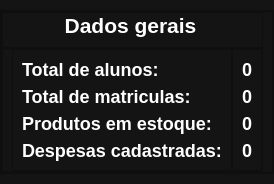
                 <widget class="QWidget" name="dados_gerais">
                  <property name="font">
                   <font/>
                  </property>
                  <property name="styleSheet">
                   <string notr="true">background-color: rgb(20, 20, 20);</string>
                  </property>
                  <attribute name="title">
                   <string>Tab 1</string>
                  </attribute>
                  <layout class="QHBoxLayout" name="horizontalLayout_9">
                   <property name="spacing">
                    <number>0</number>
                   </property>
                   <property name="leftMargin">
                    <number>0</number>
                   </property>
                   <property name="topMargin">
                    <number>10</number>
                   </property>
                   <property name="rightMargin">
                    <number>0</number>
                   </property>
                   <property name="bottomMargin">
                    <number>10</number>
                   </property>
                   <item>
                    <widget class="QFrame" name="frame_12">
                     <property name="font">
                      <font>
                       <pointsize>10</pointsize>
                      </font>
                     </property>
                     <property name="styleSheet">
                      <string notr="true">background-color: rgb(20, 20, 20);</string>
                     </property>
                     <property name="frameShape">
                      <enum>QFrame::StyledPanel</enum>
                     </property>
                     <property name="frameShadow">
                      <enum>QFrame::Raised</enum>
                     </property>
                     <layout class="QHBoxLayout" name="horizontalLayout_10">
                      <property name="spacing">
                       <number>0</number>
                      </property>
                      <property name="leftMargin">
                       <number>0</number>
                      </property>
                      <property name="topMargin">
                       <number>0</number>
                      </property>
                      <property name="rightMargin">
                       <number>0</number>
                      </property>
                      <property name="bottomMargin">
                       <number>0</number>
                      </property>
                      <item>
                       <widget class="QFrame" name="frame_14">
                        <property name="maximumSize">
                         <size>
                          <width>550</width>
                          <height>900</height>
                         </size>
                        </property>
                        <property name="styleSheet">
                         <string notr="true">background-color: rgb(20, 20, 20);</string>
                        </property>
                        <property name="frameShape">
                         <enum>QFrame::StyledPanel</enum>
                        </property>
                        <property name="frameShadow">
                         <enum>QFrame::Raised</enum>
                        </property>
                        <layout class="QVBoxLayout" name="verticalLayout_5">
                         <property name="spacing">
                          <number>0</number>
                         </property>
                         <property name="leftMargin">
                          <number>0</number>
                         </property>
                         <property name="topMargin">
                          <number>0</number>
                         </property>
                         <property name="bottomMargin">
                          <number>0</number>
                         </property>
                         <item>
                          <widget class="QFrame" name="frame_15">
                           <property name="maximumSize">
                            <size>
                             <width>6545645</width>
                             <height>41</height>
                            </size>
                           </property>
                           <property name="frameShape">
                            <enum>QFrame::StyledPanel</enum>
                           </property>
                           <property name="frameShadow">
                            <enum>QFrame::Raised</enum>
                           </property>
                           <layout class="QVBoxLayout" name="verticalLayout_6">
                            <property name="leftMargin">
                             <number>5</number>
                            </property>
                            <property name="topMargin">
                             <number>0</number>
                            </property>
                            <item>
                             <widget class="QLabel" name="label_3">
                              <property name="maximumSize">
                               <size>
                                <width>16777215</width>
                                <height>35</height>
                               </size>
                              </property>
                              <property name="font">
                               <font>
                                <family>Segoe UI</family>
                                <weight>75</weight>
                                <bold>true</bold>
                               </font>
                              </property>
                              <property name="styleSheet">
                               <string notr="true">color:#ffffff;
font-weight:bold;</string>
                              </property>
                              <property name="text">
                               <string>&lt;html&gt;&lt;head/&gt;&lt;body&gt;&lt;p&gt;&lt;span style=&quot; font-size:16pt;&quot;&gt;Dados gerais&lt;/span&gt;&lt;/p&gt;&lt;/body&gt;&lt;/html&gt;</string>
                              </property>
                              <property name="alignment">
                               <set>Qt::AlignCenter</set>
                              </property>
                             </widget>
                            </item>
                           </layout>
                          </widget>
                         </item>
                         <item>
                          <widget class="QFrame" name="frame_16">
                           <property name="frameShape">
                            <enum>QFrame::StyledPanel</enum>
                           </property>
                           <property name="frameShadow">
                            <enum>QFrame::Raised</enum>
                           </property>
                           <layout class="QHBoxLayout" name="horizontalLayout_11">
                            <property name="spacing">
                             <number>0</number>
                            </property>
                            <property name="topMargin">
                             <number>0</number>
                            </property>
                            <property name="rightMargin">
                             <number>0</number>
                            </property>
                            <property name="bottomMargin">
                             <number>0</number>
                            </property>
                            <item>
                             <widget class="QFrame" name="frame_18">
                              <property name="minimumSize">
                               <size>
                                <width>0</width>
                                <height>50</height>
                               </size>
                              </property>
                              <property name="maximumSize">
                               <size>
                                <width>250</width>
                                <height>16777215</height>
                               </size>
                              </property>
                              <property name="sizeIncrement">
                               <size>
                                <width>0</width>
                                <height>0</height>
                               </size>
                              </property>
                              <property name="font">
                               <font>
                                <pointsize>12</pointsize>
                               </font>
                              </property>
                              <property name="styleSheet">
                               <string notr="true"/>
                              </property>
                              <property name="frameShape">
                               <enum>QFrame::StyledPanel</enum>
                              </property>
                              <property name="frameShadow">
                               <enum>QFrame::Raised</enum>
                              </property>
                              <layout class="QVBoxLayout" name="verticalLayout_7">
                               <item>
                                <widget class="QLabel" name="label_4">
                                 <property name="minimumSize">
                                  <size>
                                   <width>0</width>
                                   <height>15</height>
                                  </size>
                                 </property>
                                 <property name="font">
                                  <font>
                                   <pointsize>-1</pointsize>
                                   <weight>75</weight>
                                   <bold>true</bold>
                                  </font>
                                 </property>
                                 <property name="styleSheet">
                                  <string notr="true">font-weight:bold;
color:#ffffff;
font-size:18px;</string>
                                 </property>
                                 <property name="text">
                                  <string>Total de alunos:</string>
                                 </property>
                                </widget>
                               </item>
                               <item>
                                <widget class="QLabel" name="label_6">
                                 <property name="minimumSize">
                                  <size>
                                   <width>0</width>
                                   <height>15</height>
                                  </size>
                                 </property>
                                 <property name="font">
                                  <font>
                                   <pointsize>-1</pointsize>
                                   <weight>75</weight>
                                   <bold>true</bold>
                                  </font>
                                 </property>
                                 <property name="styleSheet">
                                  <string notr="true">font-weight:bold;
color:#ffffff;
font-size:18px;</string>
                                 </property>
                                 <property name="text">
                                  <string>Total de matriculas:</string>
                                 </property>
                                </widget>
                               </item>
                               <item>
                                <widget class="QLabel" name="label_5">
                                 <property name="minimumSize">
                                  <size>
                                   <width>0</width>
                                   <height>18</height>
                                  </size>
                                 </property>
                                 <property name="font">
                                  <font>
                                   <pointsize>-1</pointsize>
                                   <weight>75</weight>
                                   <bold>true</bold>
                                  </font>
                                 </property>
                                 <property name="styleSheet">
                                  <string notr="true">font-weight:bold;
font-size:18px;
color:#ffffff;</string>
                                 </property>
                                 <property name="text">
                                  <string>Produtos em estoque:</string>
                                 </property>
                                </widget>
                               </item>
                               <item>
                                <widget class="QLabel" name="label_7">
                                 <property name="minimumSize">
                                  <size>
                                   <width>0</width>
                                   <height>15</height>
                                  </size>
                                 </property>
                                 <property name="font">
                                  <font>
                                   <pointsize>-1</pointsize>
                                   <weight>75</weight>
                                   <bold>true</bold>
                                  </font>
                                 </property>
                                 <property name="styleSheet">
                                  <string notr="true">font-weight:bold;
font-size:18px;
color:#ffffff;</string>
                                 </property>
                                 <property name="text">
                                  <string>Despesas cadastradas:</string>
                                 </property>
                                </widget>
                               </item>
                              </layout>
                             </widget>
                            </item>
                            <item>
                             <widget class="QFrame" name="frame_17">
                              <property name="styleSheet">
                               <string notr="true"/>
                              </property>
                              <property name="frameShape">
                               <enum>QFrame::StyledPanel</enum>
                              </property>
                              <property name="frameShadow">
                               <enum>QFrame::Raised</enum>
                              </property>
                              <layout class="QVBoxLayout" name="verticalLayout_8">
                               <item>
                                <widget class="QLabel" name="total_alunos">
                                 <property name="font">
                                  <font>
                                   <pointsize>-1</pointsize>
                                   <weight>75</weight>
                                   <bold>true</bold>
                                  </font>
                                 </property>
                                 <property name="styleSheet">
                                  <string notr="true">font-weight:bold;
color:#ffffff;
font-size:18px;
</string>
                                 </property>
                                 <property name="text">
                                  <string>0</string>
                                 </property>
                                 <property name="alignment">
                                  <set>Qt::AlignCenter</set>
                                 </property>
                                </widget>
                               </item>
                               <item>
                                <widget class="QLabel" name="total_matriculas">
                                 <property name="font">
                                  <font>
                                   <pointsize>-1</pointsize>
                                   <weight>75</weight>
                                   <bold>true</bold>
                                  </font>
                                 </property>
                                 <property name="styleSheet">
                                  <string notr="true">font-weight:bold;
color:#ffffff;
font-size:18px;</string>
                                 </property>
                                 <property name="text">
                                  <string>0</string>
                                 </property>
                                 <property name="alignment">
                                  <set>Qt::AlignCenter</set>
                                 </property>
                                </widget>
                               </item>
                               <item>
                                <widget class="QLabel" name="total_estoque">
                                 <property name="font">
                                  <font>
                                   <pointsize>-1</pointsize>
                                   <weight>75</weight>
                                   <bold>true</bold>
                                  </font>
                                 </property>
                                 <property name="styleSheet">
                                  <string notr="true">font-weight:bold;
color:#ffffff;
font-size:18px;</string>
                                 </property>
                                 <property name="text">
                                  <string>0</string>
                                 </property>
                                 <property name="alignment">
                                  <set>Qt::AlignCenter</set>
                                 </property>
                                </widget>
                               </item>
                               <item>
                                <widget class="QLabel" name="total_despesas">
                                 <property name="font">
                                  <font>
                                   <pointsize>-1</pointsize>
                                   <weight>75</weight>
                                   <bold>true</bold>
                                  </font>
                                 </property>
                                 <property name="styleSheet">
                                  <string notr="true">font-weight:bold;
color:#ffffff;
font-size:18px;</string>
                                 </property>
                                 <property name="text">
                                  <string>0</string>
                                 </property>
                                 <property name="alignment">
                                  <set>Qt::AlignCenter</set>
                                 </property>
                                </widget>
                               </item>
                              </layout>
                             </widget>
                            </item>
                           </layout>
                          </widget>
                         </item>
                        </layout>
                       </widget>
                      </item>
                     </layout>
                    </widget>
                   </item>
                  </layout>
                 </widget>
